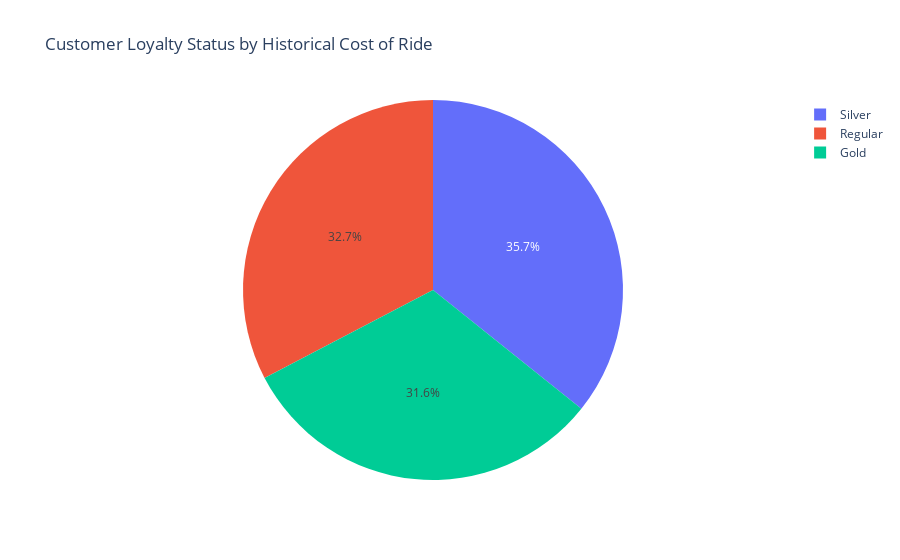

The notebook cell this image was saved under:
### Markdown cell above
# Group by Customer_Loyalty_Status and calculate the sum of Historical_Cost_of_Ride

### Code cell
import pandas as pd
import plotly.express as px

# Load your data
df = pd.read_csv(r"C:\Users\priya\Downloads\dynamic_pricing.csv")

# Group by Customer_Loyalty_Status and calculate the sum of Historical_Cost_of_Ride
loyalty_cost = df.groupby('Customer_Loyalty_Status')['Historical_Cost_of_Ride'].sum().reset_index()

# Create a pie plot
fig = px.pie(loyalty_cost, values='Historical_Cost_of_Ride', names='Customer_Loyalty_Status', title='Customer Loyalty Status by Historical Cost of Ride')
fig.show()

### Figure 1 — Plotly figure (JSON) as saved in the notebook; plotly's stock layout.template omitted (floating-point values rounded to 4 significant figures)
{"data": [{"domain": {"x": [0, 1], "y": [0, 1]}, "hovertemplate": "Customer_Loyalty_Status=%{label}<br>Historical_Cost_of_Ride=%{value}<extra></extra>", "labels": ["Gold", "Regular", "Silver"], "legendgroup": "", "name": "", "showlegend": true, "type": "pie", "values": [117700.0, 121600.0, 133100.0]}], "layout": {"legend": {"tracegroupgap": 0}, "title": {"text": "Customer Loyalty Status by Historical Cost of Ride"}}}
